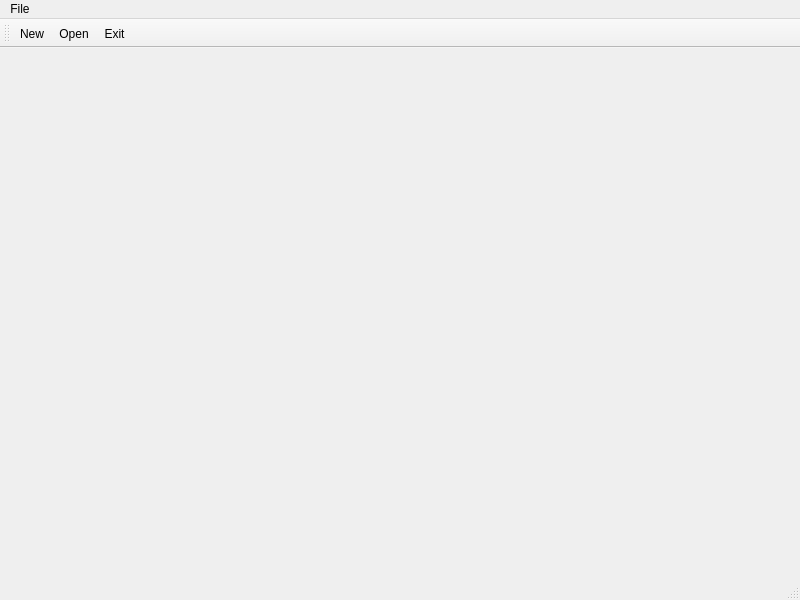
<?xml version="1.0" encoding="UTF-8"?>
<ui version="4.0">
 <class>MainWindow</class>
 <widget class="QMainWindow" name="MainWindow">
  <property name="geometry">
   <rect>
    <x>0</x>
    <y>0</y>
    <width>800</width>
    <height>600</height>
   </rect>
  </property>
  <property name="windowTitle">
   <string>MainWindow</string>
  </property>
  <widget class="QWidget" name="centralwidget"/>
  <widget class="QMenuBar" name="menubar">
   <property name="geometry">
    <rect>
     <x>0</x>
     <y>0</y>
     <width>800</width>
     <height>26</height>
    </rect>
   </property>
   <widget class="QMenu" name="menuFile">
    <property name="title">
     <string>File</string>
    </property>
    <addaction name="actionNew"/>
    <addaction name="actionOpen"/>
    <addaction name="actionExit"/>
   </widget>
   <addaction name="menuFile"/>
  </widget>
  <widget class="QStatusBar" name="statusbar"/>
  <widget class="QToolBar" name="toolBar">
   <property name="windowTitle">
    <string>toolBar</string>
   </property>
   <attribute name="toolBarArea">
    <enum>TopToolBarArea</enum>
   </attribute>
   <attribute name="toolBarBreak">
    <bool>false</bool>
   </attribute>
   <addaction name="actionNew"/>
   <addaction name="actionOpen"/>
   <addaction name="actionExit"/>
  </widget>
  <action name="actionNew">
   <property name="icon">
    <iconset resource="Resource.qrc">
     <normaloff>:/rec/img/new.png</normaloff>:/rec/img/new.png</iconset>
   </property>
   <property name="text">
    <string>New</string>
   </property>
  </action>
  <action name="actionOpen">
   <property name="icon">
    <iconset resource="Resource.qrc">
     <normaloff>:/rec/img/open.png</normaloff>:/rec/img/open.png</iconset>
   </property>
   <property name="text">
    <string>Open</string>
   </property>
  </action>
  <action name="actionExit">
   <property name="icon">
    <iconset resource="Resource.qrc">
     <normaloff>:/rec/img/exit.png</normaloff>:/rec/img/exit.png</iconset>
   </property>
   <property name="text">
    <string>Exit</string>
   </property>
  </action>
 </widget>
 <resources>
  <include location="Resource.qrc"/>
 </resources>
 <connections/>
</ui>
